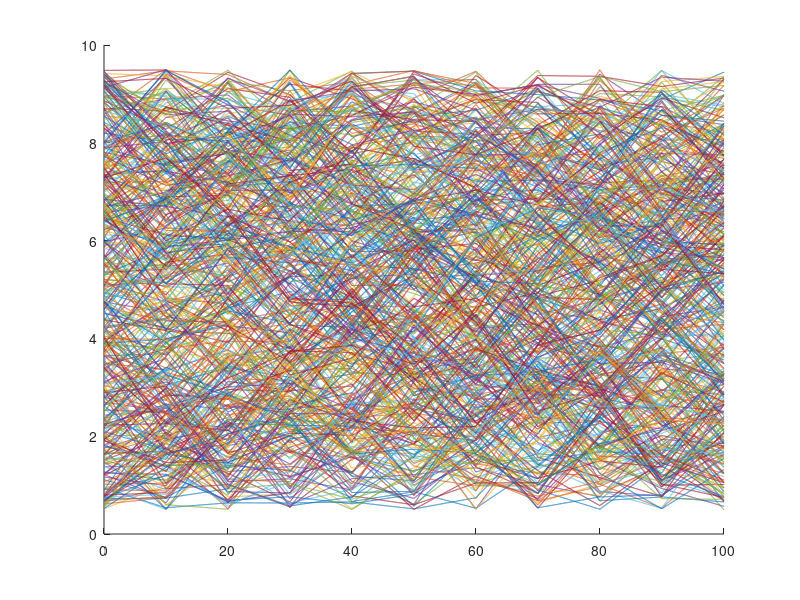

MATLAB code to generate this figure:
clc;
clear all;
close all;

lim_x = [0,100];
lim_y = [0.5,9.5];

ds = 0.01; % path discretization


num_path = 500;
paths = {};
for k=1:num_path
    path = [];
    x = lim_x(1);
    y = rand(1)*diff(lim_y) + lim_y(1);
    while x < lim_x(2)
        max_step_lenght = 10;
        max_jump = 2;
        dl = 10; %rand(1)*max_step_lenght;
        x_end = x + dl;
        y_end = lim_y(2)+1;
        while y_end<lim_y(1) || y_end>lim_y(2)
            dh = 2*(rand(1)-0.5)*max_jump;
            y_end = y + dh;
        end

        l_ipot = sqrt(dl*dl+dh*dh);

        di = (ds:ds:l_ipot)/l_ipot;

        dx = dl*di;
        dy = dh*di;

        xs = x + dx;
        ys = y + dy;
        thetas = atan2(dh,dl)*ones(size(xs));
        curvatures = zeros(size(xs));
        path = [path,[xs;ys;thetas;curvatures]];
        x = path(1,end);
        y = path(2,end);
    end
    path = path(:,path(1,:)<lim_x(2));    
    paths{k} = [path];
end

figure();
hold on;
for k=1:numel(paths)
    plot(paths{k}(1,:),paths{k}(2,:));
end

save('percorsi','paths');